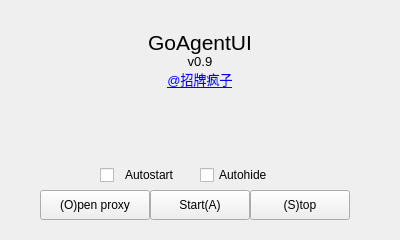
<?xml version="1.0" encoding="UTF-8"?>
<ui version="4.0">
 <class>MainWindow</class>
 <widget class="QMainWindow" name="MainWindow">
  <property name="geometry">
   <rect>
    <x>0</x>
    <y>0</y>
    <width>400</width>
    <height>240</height>
   </rect>
  </property>
  <property name="minimumSize">
   <size>
    <width>400</width>
    <height>240</height>
   </size>
  </property>
  <property name="maximumSize">
   <size>
    <width>400</width>
    <height>560</height>
   </size>
  </property>
  <property name="windowTitle">
   <string>GoAgentUI</string>
  </property>
  <widget class="QWidget" name="centralWidget">
   <widget class="QLabel" name="lbName">
    <property name="geometry">
     <rect>
      <x>100</x>
      <y>20</y>
      <width>200</width>
      <height>80</height>
     </rect>
    </property>
    <property name="font">
     <font>
      <kerning>false</kerning>
     </font>
    </property>
    <property name="text">
     <string>&lt;html&gt;&lt;head/&gt;&lt;body&gt;&lt;p&gt;&lt;span style=&quot; font-size:16pt;&quot;&gt;GoAgentUI&lt;br/&gt;&lt;/span&gt;&lt;span style=&quot; font-size:10pt;&quot;&gt;v0.9&lt;br/&gt;&lt;/span&gt;&lt;a href=&quot;http://weibo.com/819880808&quot;&gt;&lt;span style=&quot; font-size:10pt; text-decoration: underline; color:#0000ff;&quot;&gt;@招牌疯子&lt;/span&gt;&lt;/a&gt;&lt;/p&gt;&lt;/body&gt;&lt;/html&gt;</string>
    </property>
    <property name="alignment">
     <set>Qt::AlignCenter</set>
    </property>
   </widget>
   <widget class="QLabel" name="lbInfo">
    <property name="geometry">
     <rect>
      <x>0</x>
      <y>100</y>
      <width>400</width>
      <height>60</height>
     </rect>
    </property>
    <property name="text">
     <string/>
    </property>
    <property name="textFormat">
     <enum>Qt::AutoText</enum>
    </property>
    <property name="alignment">
     <set>Qt::AlignCenter</set>
    </property>
    <property name="wordWrap">
     <bool>true</bool>
    </property>
   </widget>
   <widget class="QCheckBox" name="ckbAuto">
    <property name="geometry">
     <rect>
      <x>100</x>
      <y>160</y>
      <width>100</width>
      <height>30</height>
     </rect>
    </property>
    <property name="text">
     <string>  Autostart</string>
    </property>
   </widget>
   <widget class="QPushButton" name="btOpen">
    <property name="geometry">
     <rect>
      <x>40</x>
      <y>190</y>
      <width>110</width>
      <height>30</height>
     </rect>
    </property>
    <property name="text">
     <string>(O)pen proxy</string>
    </property>
   </widget>
   <widget class="QPushButton" name="btQuit">
    <property name="geometry">
     <rect>
      <x>250</x>
      <y>190</y>
      <width>100</width>
      <height>30</height>
     </rect>
    </property>
    <property name="text">
     <string>(S)top</string>
    </property>
   </widget>
   <widget class="QPushButton" name="btStart">
    <property name="geometry">
     <rect>
      <x>150</x>
      <y>190</y>
      <width>100</width>
      <height>30</height>
     </rect>
    </property>
    <property name="text">
     <string>Start(A)</string>
    </property>
    <property name="shortcut">
     <string/>
    </property>
   </widget>
   <widget class="QCheckBox" name="cbHide">
    <property name="geometry">
     <rect>
      <x>200</x>
      <y>160</y>
      <width>100</width>
      <height>30</height>
     </rect>
    </property>
    <property name="text">
     <string>Autohide</string>
    </property>
   </widget>
   <widget class="QTextBrowser" name="txtbInfo">
    <property name="geometry">
     <rect>
      <x>0</x>
      <y>245</y>
      <width>400</width>
      <height>300</height>
     </rect>
    </property>
    <property name="minimumSize">
     <size>
      <width>400</width>
      <height>100</height>
     </size>
    </property>
    <property name="maximumSize">
     <size>
      <width>400</width>
      <height>300</height>
     </size>
    </property>
    <property name="baseSize">
     <size>
      <width>0</width>
      <height>0</height>
     </size>
    </property>
   </widget>
  </widget>
 </widget>
 <layoutdefault spacing="6" margin="11"/>
 <resources/>
 <connections/>
</ui>
